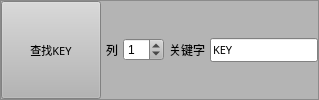
       <widget class="QFrame" name="frame">
        <property name="palette">
         <palette>
          <active>
           <colorrole role="WindowText">
            <brush brushstyle="SolidPattern">
             <color alpha="255">
              <red>0</red>
              <green>0</green>
              <blue>0</blue>
             </color>
            </brush>
           </colorrole>
           <colorrole role="Button">
            <brush brushstyle="SolidPattern">
             <color alpha="255">
              <red>180</red>
              <green>180</green>
              <blue>180</blue>
             </color>
            </brush>
           </colorrole>
           <colorrole role="Light">
            <brush brushstyle="SolidPattern">
             <color alpha="255">
              <red>255</red>
              <green>255</green>
              <blue>255</blue>
             </color>
            </brush>
           </colorrole>
           <colorrole role="Midlight">
            <brush brushstyle="SolidPattern">
             <color alpha="255">
              <red>217</red>
              <green>217</green>
              <blue>217</blue>
             </color>
            </brush>
           </colorrole>
           <colorrole role="Dark">
            <brush brushstyle="SolidPattern">
             <color alpha="255">
              <red>90</red>
              <green>90</green>
              <blue>90</blue>
             </color>
            </brush>
           </colorrole>
           <colorrole role="Mid">
            <brush brushstyle="SolidPattern">
             <color alpha="255">
              <red>120</red>
              <green>120</green>
              <blue>120</blue>
             </color>
            </brush>
           </colorrole>
           <colorrole role="Text">
            <brush brushstyle="SolidPattern">
             <color alpha="255">
              <red>0</red>
              <green>0</green>
              <blue>0</blue>
             </color>
            </brush>
           </colorrole>
           <colorrole role="BrightText">
            <brush brushstyle="SolidPattern">
             <color alpha="255">
              <red>255</red>
              <green>255</green>
              <blue>255</blue>
             </color>
            </brush>
           </colorrole>
           <colorrole role="ButtonText">
            <brush brushstyle="SolidPattern">
             <color alpha="255">
              <red>0</red>
              <green>0</green>
              <blue>0</blue>
             </color>
            </brush>
           </colorrole>
           <colorrole role="Base">
            <brush brushstyle="SolidPattern">
             <color alpha="255">
              <red>255</red>
              <green>255</green>
              <blue>255</blue>
             </color>
            </brush>
           </colorrole>
           <colorrole role="Window">
            <brush brushstyle="SolidPattern">
             <color alpha="255">
              <red>180</red>
              <green>180</green>
              <blue>180</blue>
             </color>
            </brush>
           </colorrole>
           <colorrole role="Shadow">
            <brush brushstyle="SolidPattern">
             <color alpha="255">
              <red>0</red>
              <green>0</green>
              <blue>0</blue>
             </color>
            </brush>
           </colorrole>
           <colorrole role="AlternateBase">
            <brush brushstyle="SolidPattern">
             <color alpha="255">
              <red>217</red>
              <green>217</green>
              <blue>217</blue>
             </color>
            </brush>
           </colorrole>
           <colorrole role="ToolTipBase">
            <brush brushstyle="SolidPattern">
             <color alpha="255">
              <red>255</red>
              <green>255</green>
              <blue>220</blue>
             </color>
            </brush>
           </colorrole>
           <colorrole role="ToolTipText">
            <brush brushstyle="SolidPattern">
             <color alpha="255">
              <red>0</red>
              <green>0</green>
              <blue>0</blue>
             </color>
            </brush>
           </colorrole>
          </active>
          <inactive>
           <colorrole role="WindowText">
            <brush brushstyle="SolidPattern">
             <color alpha="255">
              <red>0</red>
              <green>0</green>
              <blue>0</blue>
             </color>
            </brush>
           </colorrole>
           <colorrole role="Button">
            <brush brushstyle="SolidPattern">
             <color alpha="255">
              <red>180</red>
              <green>180</green>
              <blue>180</blue>
             </color>
            </brush>
           </colorrole>
           <colorrole role="Light">
            <brush brushstyle="SolidPattern">
             <color alpha="255">
              <red>255</red>
              <green>255</green>
              <blue>255</blue>
             </color>
            </brush>
           </colorrole>
           <colorrole role="Midlight">
            <brush brushstyle="SolidPattern">
             <color alpha="255">
              <red>217</red>
              <green>217</green>
              <blue>217</blue>
             </color>
            </brush>
           </colorrole>
           <colorrole role="Dark">
            <brush brushstyle="SolidPattern">
             <color alpha="255">
              <red>90</red>
              <green>90</green>
              <blue>90</blue>
             </color>
            </brush>
           </colorrole>
           <colorrole role="Mid">
            <brush brushstyle="SolidPattern">
             <color alpha="255">
              <red>120</red>
              <green>120</green>
              <blue>120</blue>
             </color>
            </brush>
           </colorrole>
           <colorrole role="Text">
            <brush brushstyle="SolidPattern">
             <color alpha="255">
              <red>0</red>
              <green>0</green>
              <blue>0</blue>
             </color>
            </brush>
           </colorrole>
           <colorrole role="BrightText">
            <brush brushstyle="SolidPattern">
             <color alpha="255">
              <red>255</red>
              <green>255</green>
              <blue>255</blue>
             </color>
            </brush>
           </colorrole>
           <colorrole role="ButtonText">
            <brush brushstyle="SolidPattern">
             <color alpha="255">
              <red>0</red>
              <green>0</green>
              <blue>0</blue>
             </color>
            </brush>
           </colorrole>
           <colorrole role="Base">
            <brush brushstyle="SolidPattern">
             <color alpha="255">
              <red>255</red>
              <green>255</green>
              <blue>255</blue>
             </color>
            </brush>
           </colorrole>
           <colorrole role="Window">
            <brush brushstyle="SolidPattern">
             <color alpha="255">
              <red>180</red>
              <green>180</green>
              <blue>180</blue>
             </color>
            </brush>
           </colorrole>
           <colorrole role="Shadow">
            <brush brushstyle="SolidPattern">
             <color alpha="255">
              <red>0</red>
              <green>0</green>
              <blue>0</blue>
             </color>
            </brush>
           </colorrole>
           <colorrole role="AlternateBase">
            <brush brushstyle="SolidPattern">
             <color alpha="255">
              <red>217</red>
              <green>217</green>
              <blue>217</blue>
             </color>
            </brush>
           </colorrole>
           <colorrole role="ToolTipBase">
            <brush brushstyle="SolidPattern">
             <color alpha="255">
              <red>255</red>
              <green>255</green>
              <blue>220</blue>
             </color>
            </brush>
           </colorrole>
           <colorrole role="ToolTipText">
            <brush brushstyle="SolidPattern">
             <color alpha="255">
              <red>0</red>
              <green>0</green>
              <blue>0</blue>
             </color>
            </brush>
           </colorrole>
          </inactive>
          <disabled>
           <colorrole role="WindowText">
            <brush brushstyle="SolidPattern">
             <color alpha="255">
              <red>90</red>
              <green>90</green>
              <blue>90</blue>
             </color>
            </brush>
           </colorrole>
           <colorrole role="Button">
            <brush brushstyle="SolidPattern">
             <color alpha="255">
              <red>180</red>
              <green>180</green>
              <blue>180</blue>
             </color>
            </brush>
           </colorrole>
           <colorrole role="Light">
            <brush brushstyle="SolidPattern">
             <color alpha="255">
              <red>255</red>
              <green>255</green>
              <blue>255</blue>
             </color>
            </brush>
           </colorrole>
           <colorrole role="Midlight">
            <brush brushstyle="SolidPattern">
             <color alpha="255">
              <red>217</red>
              <green>217</green>
              <blue>217</blue>
             </color>
            </brush>
           </colorrole>
           <colorrole role="Dark">
            <brush brushstyle="SolidPattern">
             <color alpha="255">
              <red>90</red>
              <green>90</green>
              <blue>90</blue>
             </color>
            </brush>
           </colorrole>
           <colorrole role="Mid">
            <brush brushstyle="SolidPattern">
             <color alpha="255">
              <red>120</red>
              <green>120</green>
              <blue>120</blue>
             </color>
            </brush>
           </colorrole>
           <colorrole role="Text">
            <brush brushstyle="SolidPattern">
             <color alpha="255">
              <red>90</red>
              <green>90</green>
              <blue>90</blue>
             </color>
            </brush>
           </colorrole>
           <colorrole role="BrightText">
            <brush brushstyle="SolidPattern">
             <color alpha="255">
              <red>255</red>
              <green>255</green>
              <blue>255</blue>
             </color>
            </brush>
           </colorrole>
           <colorrole role="ButtonText">
            <brush brushstyle="SolidPattern">
             <color alpha="255">
              <red>90</red>
              <green>90</green>
              <blue>90</blue>
             </color>
            </brush>
           </colorrole>
           <colorrole role="Base">
            <brush brushstyle="SolidPattern">
             <color alpha="255">
              <red>180</red>
              <green>180</green>
              <blue>180</blue>
             </color>
            </brush>
           </colorrole>
           <colorrole role="Window">
            <brush brushstyle="SolidPattern">
             <color alpha="255">
              <red>180</red>
              <green>180</green>
              <blue>180</blue>
             </color>
            </brush>
           </colorrole>
           <colorrole role="Shadow">
            <brush brushstyle="SolidPattern">
             <color alpha="255">
              <red>0</red>
              <green>0</green>
              <blue>0</blue>
             </color>
            </brush>
           </colorrole>
           <colorrole role="AlternateBase">
            <brush brushstyle="SolidPattern">
             <color alpha="255">
              <red>180</red>
              <green>180</green>
              <blue>180</blue>
             </color>
            </brush>
           </colorrole>
           <colorrole role="ToolTipBase">
            <brush brushstyle="SolidPattern">
             <color alpha="255">
              <red>255</red>
              <green>255</green>
              <blue>220</blue>
             </color>
            </brush>
           </colorrole>
           <colorrole role="ToolTipText">
            <brush brushstyle="SolidPattern">
             <color alpha="255">
              <red>0</red>
              <green>0</green>
              <blue>0</blue>
             </color>
            </brush>
           </colorrole>
          </disabled>
         </palette>
        </property>
        <property name="autoFillBackground">
         <bool>false</bool>
        </property>
        <property name="frameShape">
         <enum>QFrame::StyledPanel</enum>
        </property>
        <property name="frameShadow">
         <enum>QFrame::Raised</enum>
        </property>
        <layout class="QHBoxLayout" name="horizontalLayout">
         <property name="spacing">
          <number>5</number>
         </property>
         <property name="leftMargin">
          <number>0</number>
         </property>
         <property name="topMargin">
          <number>0</number>
         </property>
         <property name="rightMargin">
          <number>0</number>
         </property>
         <property name="bottomMargin">
          <number>0</number>
         </property>
         <item>
          <widget class="QPushButton" name="bFindKey">
           <property name="sizePolicy">
            <sizepolicy hsizetype="Preferred" vsizetype="Preferred">
             <horstretch>0</horstretch>
             <verstretch>0</verstretch>
            </sizepolicy>
           </property>
           <property name="minimumSize">
            <size>
             <width>100</width>
             <height>0</height>
            </size>
           </property>
           <property name="maximumSize">
            <size>
             <width>80</width>
             <height>16777215</height>
            </size>
           </property>
           <property name="font">
            <font>
             <family>宋体</family>
             <pointsize>8</pointsize>
            </font>
           </property>
           <property name="text">
            <string>查找KEY</string>
           </property>
          </widget>
         </item>
         <item>
          <widget class="QLabel" name="label_4">
           <property name="text">
            <string>列</string>
           </property>
           <property name="alignment">
            <set>Qt::AlignCenter</set>
           </property>
          </widget>
         </item>
         <item>
          <widget class="QSpinBox" name="spinBox_FindKeyColumn">
           <property name="value">
            <number>1</number>
           </property>
          </widget>
         </item>
         <item>
          <widget class="QLabel" name="label_3">
           <property name="text">
            <string>关键字</string>
           </property>
           <property name="alignment">
            <set>Qt::AlignCenter</set>
           </property>
          </widget>
         </item>
         <item>
          <widget class="QLineEdit" name="lineEdit_key">
           <property name="minimumSize">
            <size>
             <width>0</width>
             <height>0</height>
            </size>
           </property>
           <property name="font">
            <font>
             <family>宋体</family>
             <pointsize>8</pointsize>
            </font>
           </property>
           <property name="text">
            <string>KEY</string>
           </property>
          </widget>
         </item>
        </layout>
       </widget>
